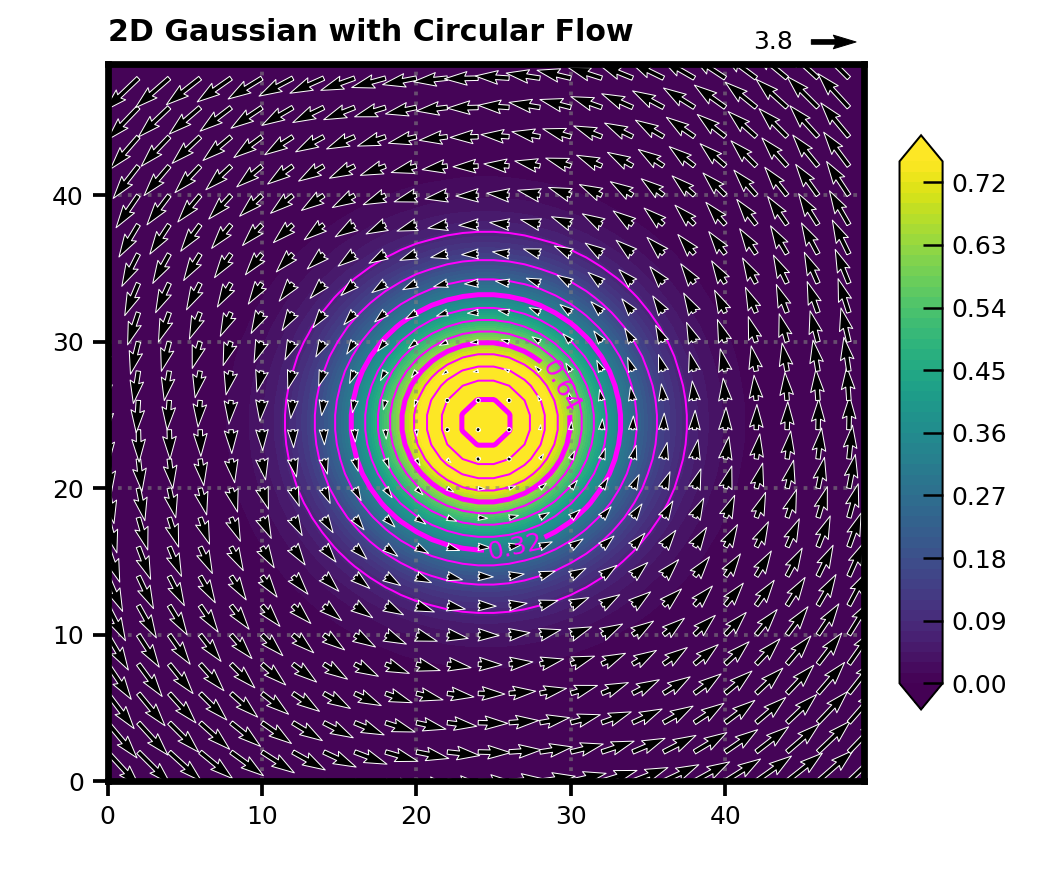

Python code for this plot:
#!/usr/bin/env python3
#======================================================================================================================
"""
plot_2D_shaded 入門範例
====================
這是最簡單的使用方式,適合第一次使用的人
"""
# 導入
import numpy as np
import matplotlib.pyplot as plt
from definitions.plot_2D_shaded import plot_2D_shaded as p2d

# 建立座標網格
x = np.linspace(-3, 3, 50)
y = np.linspace(-3, 3, 50)
X, Y = np.meshgrid(x, y)

# 數據: 高斯分布
shd = np.exp(-(X**2 + Y**2))

# 等值線: 使用相同數據
cnt = shd.copy()

# 向量場: 環形流場 (逆時針旋轉)
vxx = -Y  # x 方向分量
vyy = X   # y 方向分量

p2d(shd,            # color shading
    cnt=cnt,        # 等值線
    vx=vxx,         # x 方向向量
    vy=vyy,         # y 方向向量  
    title="2D Gaussian with Circular Flow",
    cmap='viridis',         
    o='p2d_Example_0.png'
)
#======================================================================================================================
